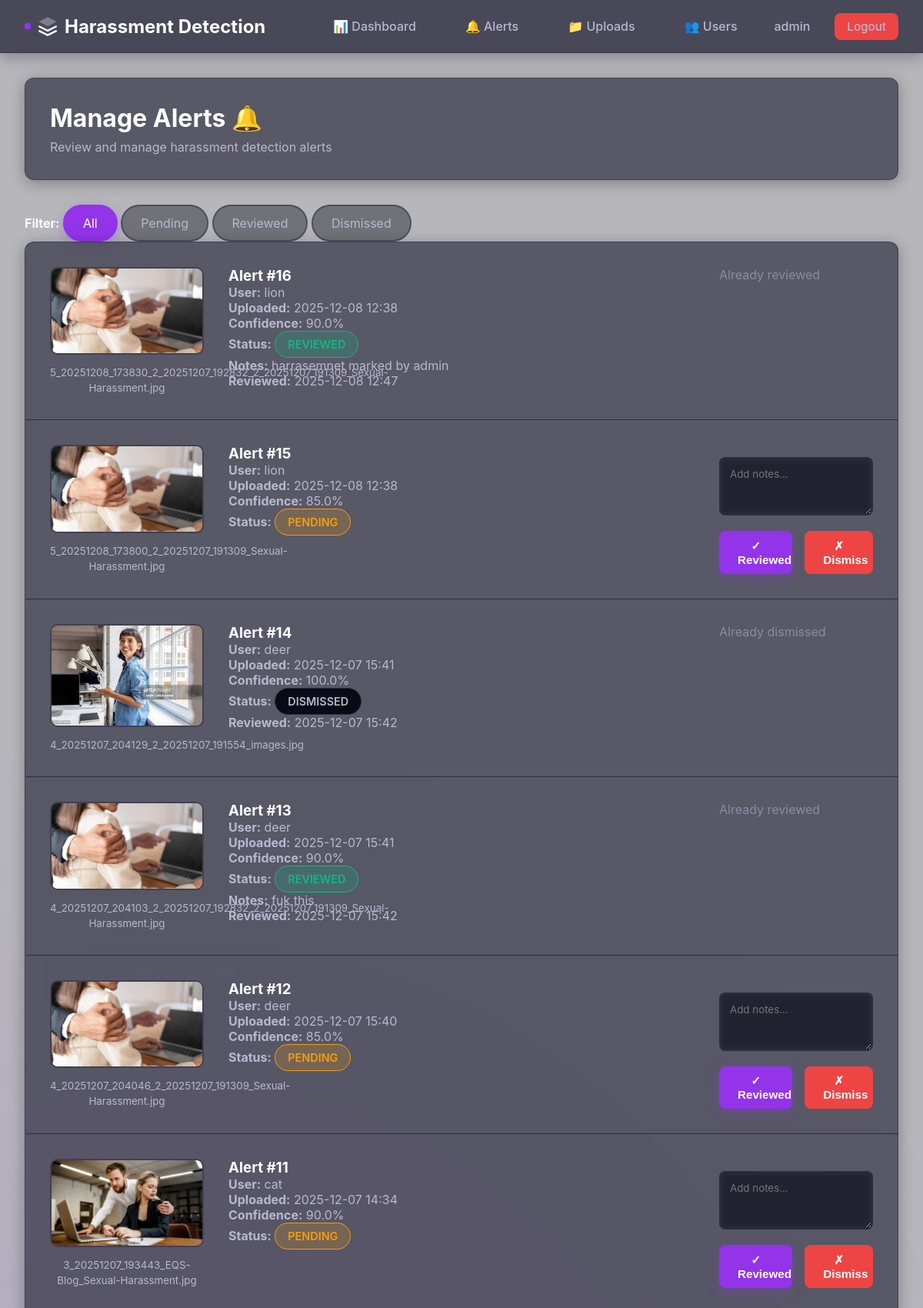
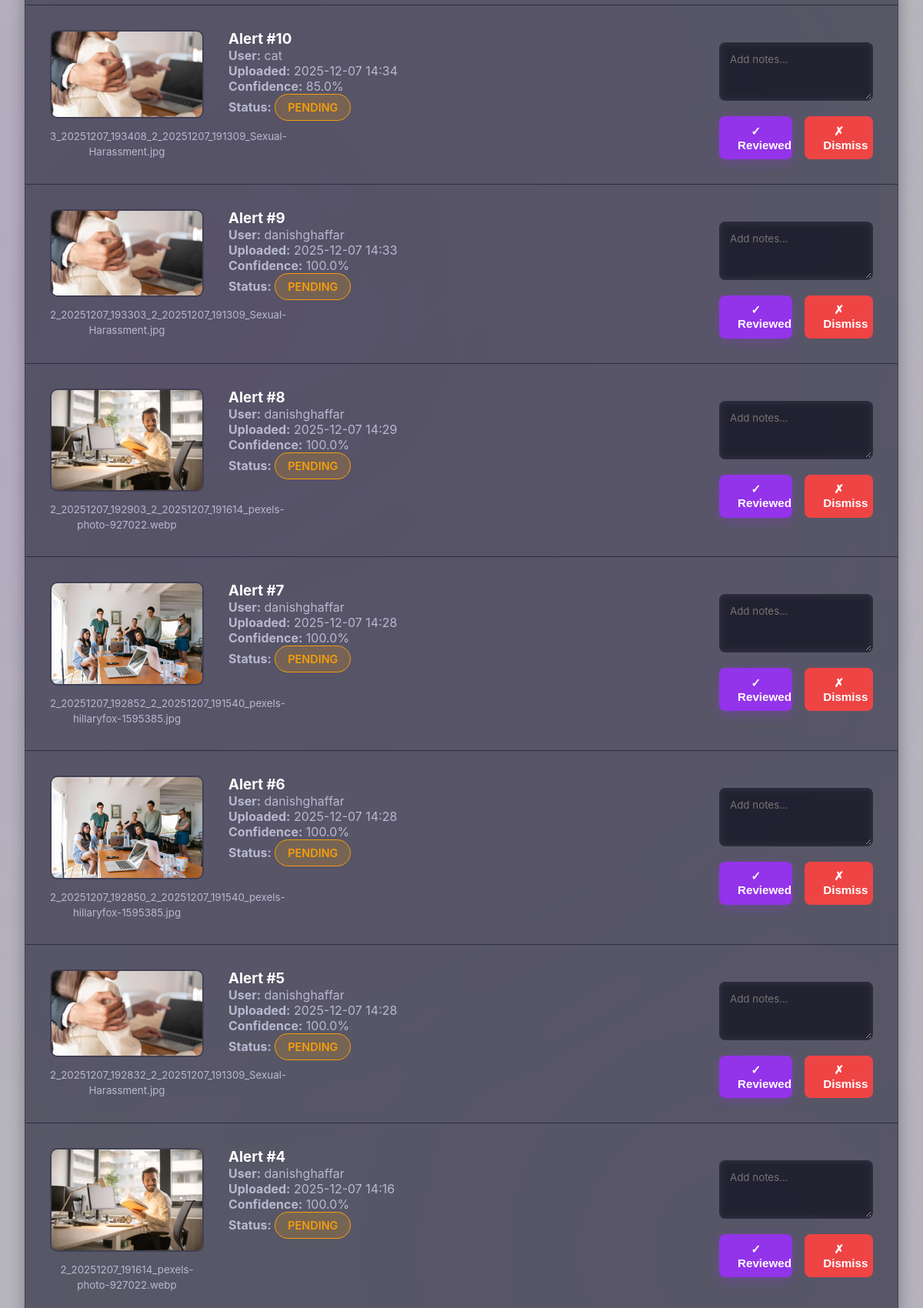
The page /admin/alerts (signed in, upper part) on the database its author committed (2 pictures, top to bottom).
### models.py (models this page shows, shortened)
class User(UserMixin, db.Model):
    __tablename__ = 'users'
    id = db.Column(db.Integer, primary_key=True)
    username = db.Column(db.String(80), unique=True, nullable=False)
    email = db.Column(db.String(120), unique=True, nullable=False)
    password_hash = db.Column(db.String(255), nullable=False)
    is_admin = db.Column(db.Boolean, default=False)
    created_at = db.Column(db.DateTime, default=datetime.utcnow)
    uploads = db.relationship('Upload', backref='user', lazy=True, cascade='all, delete-orphan')

class Alert(db.Model):
    __tablename__ = 'alerts'
    id = db.Column(db.Integer, primary_key=True)
    upload_id = db.Column(db.Integer, db.ForeignKey('uploads.id'), nullable=False)
    status = db.Column(db.String(20), default='pending')  # pending, reviewed, dismissed
    admin_notes = db.Column(db.Text)
    created_at = db.Column(db.DateTime, default=datetime.utcnow)
    reviewed_at = db.Column(db.DateTime)
    reviewed_by = db.Column(db.Integer, db.ForeignKey('users.id'))

class Upload(db.Model):
    __tablename__ = 'uploads'
    id = db.Column(db.Integer, primary_key=True)
    user_id = db.Column(db.Integer, db.ForeignKey('users.id'), nullable=False)
    filename = db.Column(db.String(255), nullable=False)
    filepath = db.Column(db.String(500), nullable=False)
    detection_result = db.Column(db.String(50), nullable=False)  # 'harassment' or 'normal'
    confidence = db.Column(db.Float, nullable=False)
    uploaded_at = db.Column(db.DateTime, default=datetime.utcnow)
    reviewed = db.Column(db.Boolean, default=False)
    alert = db.relationship('Alert', backref='upload', uselist=False, cascade='all, delete-orphan')

### app.py (the view)
@app.route('/admin/alerts')
@login_required
def admin_alerts():
    if not current_user.is_admin:
        flash('Access denied', 'danger')
        return redirect(url_for('dashboard'))
    status_filter = request.args.get('status', 'all')
    if status_filter == 'all':
        alerts = Alert.query.order_by(Alert.created_at.desc()).all()
    else:
        alerts = Alert.query.filter_by(status=status_filter)\
            .order_by(Alert.created_at.desc()).all()
    return render_template('admin_alerts.html', alerts=alerts, status_filter=status_filter)

### app.py (called while the page is built)
@login_manager.user_loader
def load_user(user_id):
    return User.query.get(int(user_id))

### templates/admin_alerts.html (shortened to what this page needs)
{% extends "base.html" %}
{% block content %}
<div style="background: rgba(26, 26, 46, 0.6); backdrop-filter: blur(10px); padding: 2rem; border-radius: 12px; margin-bottom: 2rem; box-shadow: 0 4px 20px rgba(0, 0, 0, 0.3); border: 1px solid rgba(45, 45, 68, 0.5);">
    <h1 style="color: var(--text-white); margin-bottom: 0.5rem;">Manage Alerts 🔔</h1>
    <p style="color: var(--text-light);">Review and manage harassment detection alerts</p>
</div>
<div class="filters">
    <strong>Filter:</strong>
    <a href="?status=all" class="filter-btn {{ 'active' if status_filter == 'all' else '' }}">All</a>
    <a href="?status=pending" class="filter-btn {{ 'active' if status_filter == 'pending' else '' }}">Pending</a>
    <a href="?status=reviewed" class="filter-btn {{ 'active' if status_filter == 'reviewed' else '' }}">Reviewed</a>
    <a href="?status=dismissed" class="filter-btn {{ 'active' if status_filter == 'dismissed' else '' }}">Dismissed</a>
</div>
<div class="alerts-list">
    {% if alerts %}
        {% for alert in alerts %}
        <div class="alert-detail">
            <div>
                <img src="{{ url_for('uploaded_file', filename=alert.upload.filename) }}"
                     class="alert-image" alt="Upload"
                     onclick="window.open(this.src, '_blank')">
                <p style="margin-top: 0.5rem; text-align: center;">
                    <small>{{ alert.upload.filename }}</small>
                </p>
            </div>
            <div>
                <h3>Alert #{{ alert.id }}</h3>
                <p><strong>User:</strong> {{ alert.upload.user.username }}</p>
                <p><strong>Uploaded:</strong> {{ alert.upload.uploaded_at.strftime('%Y-%m-%d %H:%M') }}</p>
                <p><strong>Confidence:</strong> {{ '%.1f'| format(alert.upload.confidence * 100) }}%</p>
                <p><strong>Status:</strong>
                    <span class="badge badge-{{ 'warning' if alert.status == 'pending' else ('success' if alert.status == 'reviewed' else 'secondary') }}">
                        {{ alert.status.upper() }}
                    </span>
                </p>
                {% if alert.admin_notes %}
                <p><strong>Notes:</strong> {{ alert.admin_notes }}</p>
                {% endif %}
                {% if alert.reviewed_at %}
                <p><strong>Reviewed:</strong> {{ alert.reviewed_at.strftime('%Y-%m-%d %H:%M') }}</p>
                {% endif %}
            </div>
            <div>
                {% if alert.status == 'pending' %}
                <form method="POST" action="{{ url_for('review_alert', alert_id=alert.id) }}" class="review-form">
                    <textarea name="notes" placeholder="Add notes..." rows="3"></textarea>
                    <div class="review-actions">
                        <button type="submit" name="action" value="reviewed" class="btn btn-primary">
                            ✓ Reviewed
                        </button>
                        <button type="submit" name="action" value="dismissed" class="btn btn-danger">
                            ✗ Dismiss
                        </button>
                    </div>
                </form>
                {% else %}
                <p style="color: var(--text-muted);">Already {{ alert.status }}</p>
                {% endif %}
            </div>
        </div>
        {% endfor %}
    {% else %}
        <p style="text-align: center; padding: 3rem; color: var(--text-muted);">No alerts found</p>
    {% endif %}
</div>
{% endblock %}

### templates/base.html (shortened to what this page needs)
<!DOCTYPE html>
<html lang="en">
<head>
</head>
<body>
    {% if current_user.is_authenticated %}
    <nav class="navbar">
        <div class="navbar-content">
            <a href="{{ url_for('dashboard') }}" class="navbar-brand">
                <svg width="28" height="28" viewBox="0 0 24 24" fill="none" xmlns="http://www.w3.org/2000/svg">
                    <path d="M12 2L2 7L12 12L22 7L12 2Z" fill="currentColor" opacity="0.3"/>
                    <path d="M2 17L12 22L22 17" stroke="currentColor" stroke-width="2"/>
                    <path d="M2 12L12 17L22 12" stroke="currentColor" stroke-width="2"/>
                </svg>
                Harassment Detection
            </a>
            <div class="navbar-menu">
                {% if current_user.is_admin %}
                    <a href="{{ url_for('admin_dashboard') }}">📊 Dashboard</a>
                    <a href="{{ url_for('admin_alerts') }}">🔔 Alerts</a>
                    <a href="{{ url_for('admin_uploads') }}">📁 Uploads</a>
                    <a href="{{ url_for('admin_users') }}">👥 Users</a>
                {% else %}
                    <a href="{{ url_for('dashboard') }}">🏠 Dashboard</a>
                    <a href="{{ url_for('my_uploads') }}">📂 My Uploads</a>
                {% endif %}
                <span>{{ current_user.username }}</span>
                <a href="{{ url_for('logout') }}" class="btn btn-danger">Logout</a>
            </div>
        </div>
    </nav>
    {% endif %}
    <div class="container">
        {% block content %}{% endblock %}
    </div>
</body>
</html>

### rows shown on the page
User: username "admin"
Alert: filename (picture), upload.filename "5_20251208_173830_2_20251207_192832_2_20251207_191309_Sexual-Harassment.jpg", id "16", upload.user.username "lion", upload.uploaded_at "2025-12-08 12:38", status "REVIEWED", admin_notes "harrasemnet marked by admin", reviewed_at "2025-12-08 12:47", status "reviewed"
Upload: alert.upload.confidence*100 "90.0"
Alert: filename (picture), upload.filename "5_20251208_173800_2_20251207_191309_Sexual-Harassment.jpg", id "15", upload.user.username "lion", upload.uploaded_at "2025-12-08 12:38", status "PENDING"
Upload: alert.upload.confidence*100 "85.0"
Alert: filename (picture), upload.filename "4_20251207_204129_2_20251207_191554_images.jpg", id "14", upload.user.username "deer", upload.uploaded_at "2025-12-07 15:41", status "DISMISSED", reviewed_at "2025-12-07 15:42", status "dismissed"
Upload: alert.upload.confidence*100 "100.0"
Alert: filename (picture), upload.filename "4_20251207_204103_2_20251207_192832_2_20251207_191309_Sexual-Harassment.jpg", id "13", upload.user.username "deer", upload.uploaded_at "2025-12-07 15:41", status "REVIEWED", admin_notes "fuk this", reviewed_at "2025-12-07 15:42", status "reviewed"
Upload: alert.upload.confidence*100 "90.0"
Alert: filename (picture), upload.filename "4_20251207_204046_2_20251207_191309_Sexual-Harassment.jpg", id "12", upload.user.username "deer", upload.uploaded_at "2025-12-07 15:40", status "PENDING"
Upload: alert.upload.confidence*100 "85.0"
Alert: filename (picture), upload.filename "3_20251207_193443_EQS-Blog_Sexual-Harassment.jpg", id "11", upload.user.username "cat", upload.uploaded_at "2025-12-07 14:34", status "PENDING"
Upload: alert.upload.confidence*100 "90.0"
Alert: filename (picture), upload.filename "3_20251207_193408_2_20251207_191309_Sexual-Harassment.jpg", id "10", upload.user.username "cat", upload.uploaded_at "2025-12-07 14:34", status "PENDING"
Upload: alert.upload.confidence*100 "85.0"
Alert: filename (picture), upload.filename "2_20251207_193303_2_20251207_191309_Sexual-Harassment.jpg", id "9", upload.user.username "danishghaffar", upload.uploaded_at "2025-12-07 14:33", status "PENDING"
Upload: alert.upload.confidence*100 "100.0"
Alert: filename (picture), upload.filename "2_20251207_192903_2_20251207_191614_pexels-photo-927022.webp", id "8", upload.user.username "danishghaffar", upload.uploaded_at "2025-12-07 14:29", status "PENDING"
Upload: alert.upload.confidence*100 "100.0"
Alert: filename (picture), upload.filename "2_20251207_192852_2_20251207_191540_pexels-hillaryfox-1595385.jpg", id "7", upload.user.username "danishghaffar", upload.uploaded_at "2025-12-07 14:28", status "PENDING"
Upload: alert.upload.confidence*100 "100.0"
Alert: filename (picture), upload.filename "2_20251207_192850_2_20251207_191540_pexels-hillaryfox-1595385.jpg", id "6", upload.user.username "danishghaffar", upload.uploaded_at "2025-12-07 14:28", status "PENDING"
Upload: alert.upload.confidence*100 "100.0"
Alert: filename (picture), upload.filename "2_20251207_192832_2_20251207_191309_Sexual-Harassment.jpg", id "5", upload.user.username "danishghaffar", upload.uploaded_at "2025-12-07 14:28", status "PENDING"
Upload: alert.upload.confidence*100 "100.0"
Alert: filename (picture), upload.filename "2_20251207_191614_pexels-photo-927022.webp", id "4", upload.user.username "danishghaffar", upload.uploaded_at "2025-12-07 14:16", status "PENDING"
Upload: alert.upload.confidence*100 "100.0"
